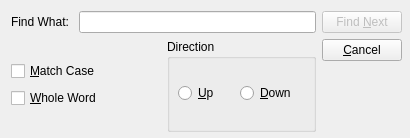
<?xml version="1.0" encoding="UTF-8"?>
<ui version="4.0">
 <class>FindDialog</class>
 <widget class="QDialog" name="FindDialog">
  <property name="geometry">
   <rect>
    <x>0</x>
    <y>0</y>
    <width>410</width>
    <height>138</height>
   </rect>
  </property>
  <property name="maximumSize">
   <size>
    <width>410</width>
    <height>138</height>
   </size>
  </property>
  <property name="windowTitle">
   <string>Find</string>
  </property>
  <widget class="QWidget" name="layoutWidget">
   <property name="geometry">
    <rect>
     <x>11</x>
     <y>11</y>
     <width>391</width>
     <height>121</height>
    </rect>
   </property>
   <layout class="QHBoxLayout" name="horizontalLayout_4">
    <item>
     <layout class="QVBoxLayout" name="verticalLayout_2">
      <item>
       <layout class="QHBoxLayout" name="horizontalLayout">
        <property name="spacing">
         <number>6</number>
        </property>
        <property name="sizeConstraint">
         <enum>QLayout::SetDefaultConstraint</enum>
        </property>
        <item>
         <widget class="QLabel" name="label">
          <property name="sizePolicy">
           <sizepolicy hsizetype="Preferred" vsizetype="Fixed">
            <horstretch>0</horstretch>
            <verstretch>0</verstretch>
           </sizepolicy>
          </property>
          <property name="text">
           <string>Find What: </string>
          </property>
          <property name="buddy">
           <cstring>lineEdit</cstring>
          </property>
         </widget>
        </item>
        <item>
         <widget class="QLineEdit" name="lineEdit"/>
        </item>
       </layout>
      </item>
      <item>
       <layout class="QHBoxLayout" name="horizontalLayout_3">
        <item>
         <layout class="QVBoxLayout" name="verticalLayout">
          <item>
           <widget class="QLabel" name="label_4">
            <property name="sizePolicy">
             <sizepolicy hsizetype="Preferred" vsizetype="Fixed">
              <horstretch>0</horstretch>
              <verstretch>0</verstretch>
             </sizepolicy>
            </property>
            <property name="text">
             <string/>
            </property>
           </widget>
          </item>
          <item>
           <widget class="QCheckBox" name="checkBoxMatchCase">
            <property name="text">
             <string>&amp;Match Case</string>
            </property>
           </widget>
          </item>
          <item>
           <widget class="QCheckBox" name="checkBoxWholeWord">
            <property name="text">
             <string>&amp;Whole Word</string>
            </property>
           </widget>
          </item>
          <item>
           <widget class="QLabel" name="label_2">
            <property name="sizePolicy">
             <sizepolicy hsizetype="Preferred" vsizetype="Fixed">
              <horstretch>0</horstretch>
              <verstretch>0</verstretch>
             </sizepolicy>
            </property>
            <property name="text">
             <string/>
            </property>
           </widget>
          </item>
         </layout>
        </item>
        <item>
         <widget class="QGroupBox" name="groupBox">
          <property name="sizePolicy">
           <sizepolicy hsizetype="Preferred" vsizetype="Preferred">
            <horstretch>0</horstretch>
            <verstretch>0</verstretch>
           </sizepolicy>
          </property>
          <property name="title">
           <string>Direction</string>
          </property>
          <widget class="QWidget" name="layoutWidget">
           <property name="geometry">
            <rect>
             <x>11</x>
             <y>41</y>
             <width>118</width>
             <height>26</height>
            </rect>
           </property>
           <layout class="QHBoxLayout" name="horizontalLayout_2">
            <item>
             <widget class="QRadioButton" name="radioButtonUp">
              <property name="text">
               <string>&amp;Up</string>
              </property>
              <property name="checked">
               <bool>false</bool>
              </property>
             </widget>
            </item>
            <item>
             <widget class="QRadioButton" name="radioButtonDown">
              <property name="text">
               <string>&amp;Down</string>
              </property>
             </widget>
            </item>
           </layout>
          </widget>
         </widget>
        </item>
       </layout>
      </item>
     </layout>
    </item>
    <item>
     <layout class="QVBoxLayout" name="verticalLayout_3">
      <item>
       <widget class="QPushButton" name="pushButtonFindNext">
        <property name="enabled">
         <bool>false</bool>
        </property>
        <property name="text">
         <string>Find &amp;Next</string>
        </property>
        <property name="icon">
         <iconset resource="resources.qrc">
          <normaloff>:/icon/resources/icons/icons8-binoculars-80.png</normaloff>:/icon/resources/icons/icons8-binoculars-80.png</iconset>
        </property>
       </widget>
      </item>
      <item>
       <widget class="QPushButton" name="pushButtonCancel">
        <property name="text">
         <string>&amp;Cancel</string>
        </property>
        <property name="icon">
         <iconset resource="resources.qrc">
          <normaloff>:/icon/resources/icons/icons8-cancel-filled-50.png</normaloff>:/icon/resources/icons/icons8-cancel-filled-50.png</iconset>
        </property>
       </widget>
      </item>
      <item>
       <widget class="QLabel" name="label_3">
        <property name="text">
         <string/>
        </property>
       </widget>
      </item>
     </layout>
    </item>
   </layout>
  </widget>
 </widget>
 <resources>
  <include location="resources.qrc"/>
 </resources>
 <connections/>
</ui>
